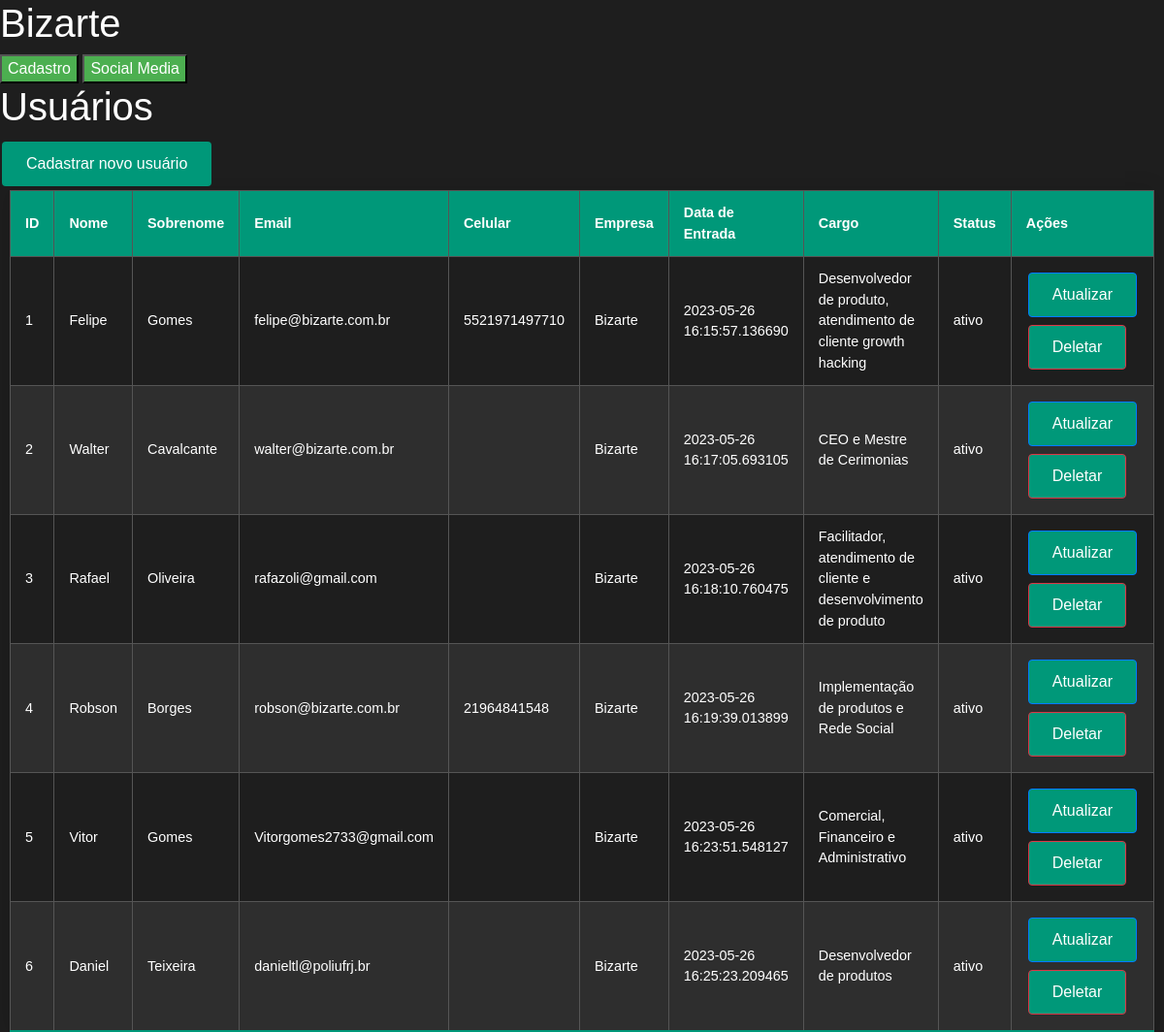
The page /usuarios on the database its author committed.
### models.py (models this page shows)
class Usuario(db.Model):
    id = db.Column(db.Integer, primary_key=True)
    nome = db.Column(db.String(80), nullable=False)
    sobrenome = db.Column(db.String(80), nullable=False)
    email = db.Column(db.String(120), nullable=False)
    celular = db.Column(db.String(20), nullable=False)
    id_empresa = db.Column(db.Integer, db.ForeignKey('empresa.id'), nullable=False)
    empresa = db.relationship('Empresa', backref='usuarios')
    data_entrada = db.Column(db.DateTime, default=datetime.utcnow)
    cargo = db.Column(db.String(80), nullable=False)
    status = db.Column(db.String(20), nullable=False)
    sprint = db.Column(db.String(200))  # Novo campo
    dayling_1 = db.Column(db.String(200))  # Novo campo
    dayling_2 = db.Column(db.String(200))  # Novo campo
    dayling_3 = db.Column(db.String(200))  # Novo campo
    dayling_4 = db.Column(db.String(200))  # Novo campo
    dayling_5 = db.Column(db.String(200))  # Novo campo

class Empresa(db.Model):
    id = db.Column(db.Integer, primary_key=True)
    nome_contato = db.Column(db.String(80))
    email_contato = db.Column(db.String(120))
    telefone_contato = db.Column(db.String(20))
    endereco_empresa = db.Column(db.String(200))
    setor_atuacao = db.Column(db.String(200))
    tamanho_empresa = db.Column(db.String(200))
    descricao_empresa = db.Column(db.Text)
    objetivos_principais = db.Column(db.Text)
    historico_interacoes = db.Column(db.Text)

### app.py (the view)
@app.route('/usuarios', methods=['GET'])
def listar_usuarios():
    usuarios = Usuario.query.all()
    return render_template('listar_usuarios.html', usuarios=usuarios)

### templates/listar_usuarios.html (shortened to what this page needs)
{% extends "base.html" %}
{% block content %}
    <h1>Usuários</h1>
    <a class="btn" href="{{ url_for('cadastrar_usuario') }}">Cadastrar novo usuário</a>
    <table class="styled-table">
        <thead>
            <tr>
                <th>ID</th>
                <th>Nome</th>
                <th>Sobrenome</th>
                <th>Email</th>
                <th>Celular</th>
                <th>Empresa</th>
                <th>Data de Entrada</th>
                <th>Cargo</th>
                <th>Status</th>
                <th>Ações</th>
            </tr>
        </thead>
        <tbody>
            {% for usuario in usuarios %}
            <tr>
                <td>{{ usuario.id }}</td>
                <td>{{ usuario.nome }}</td>
                <td>{{ usuario.sobrenome }}</td>
                <td>{{ usuario.email }}</td>
                <td>{{ usuario.celular }}</td>
                <td>{{ usuario.empresa.nome_contato }}</td>
                <td>{{ usuario.data_entrada }}</td>
                <td>{{ usuario.cargo }}</td>
                <td>{{ usuario.status }}</td>
                <td>
                    <a href="{{ url_for('atualizar_usuario', id=usuario.id) }}" class="btn btn-primary">Atualizar</a>
                    <button type="button" class="btn btn-danger" data-toggle="modal" data-target="#deleteModal{{usuario.id}}">Deletar</button>
                </td>
            </tr>
            {% endfor %}
        </tbody>
    </table>
{% endblock %}

### static/style.css (style rules this page uses)
body { background-color: #1e1e1e; color: #ffffff; font-family: Arial, sans-serif; }
h1, h2, h3, h4, h5, h6 { color: #ffffff; }
a { color: #1e90ff; }
input[type=submit], button { background-color: #4CAF50; color: white; cursor: pointer; }
.styled-table { border-collapse: collapse; margin: 25px 0; font-size: 0.9em; font-family: sans-serif; min-width: 400px; box-shadow: 0 0 20px rgba(0, 0, 0, 0.15); width: 90%; margin: 0 auto; color: #ffffff; background-color: #1e1e1e; }
.styled-table thead tr { background-color: #009879; color: #ffffff; text-align: left; }
.styled-table th, .styled-table td { padding: 12px 15px; border: 1px solid #555555; }
.styled-table tbody tr { border-bottom: 1px solid #555555; }
.styled-table tbody tr:nth-of-type(even) { background-color: #2e2e2e; }
.styled-table tbody tr:last-of-type { border-bottom: 2px solid #009879; }
.btn { color: #fff; background-color: #009879; padding: 10px 24px; text-align: center; text-decoration: none; display: inline-block; font-size: 16px; margin: 4px 2px; transition-duration: 0.4s; cursor: pointer; }

### rows shown on the page
Usuario: id "1", nome "Felipe", sobrenome "Gomes", email "felipe@bizarte.com.br", celular "5521971497710", empresa.nome_contato "Bizarte", data_entrada "2023-05-26 16:15:57.136690", cargo "Desenvolvedor de produto, atendimento de cliente growth hacking", status "ativo"
Usuario: id "2", nome "Walter", sobrenome "Cavalcante", email "walter@bizarte.com.br", empresa.nome_contato "Bizarte", data_entrada "2023-05-26 16:17:05.693105", cargo "CEO e Mestre de Cerimonias", status "ativo"
Usuario: id "3", nome "Rafael", sobrenome "Oliveira", email "rafazoli@gmail.com", empresa.nome_contato "Bizarte", data_entrada "2023-05-26 16:18:10.760475", cargo "Facilitador, atendimento de cliente e desenvolvimento de produto", status "ativo"
Usuario: id "4", nome "Robson", sobrenome "Borges", email "robson@bizarte.com.br", celular "21964841548", empresa.nome_contato "Bizarte", data_entrada "2023-05-26 16:19:39.013899", cargo "Implementação de produtos e Rede Social", status "ativo"
Usuario: id "5", nome "Vitor", sobrenome "Gomes", email "Vitorgomes2733@gmail.com", empresa.nome_contato "Bizarte", data_entrada "2023-05-26 16:23:51.548127", cargo "Comercial, Financeiro e Administrativo", status "ativo"
Usuario: id "6", nome "Daniel", sobrenome "Teixeira", email "danieltl@poliufrj.br", empresa.nome_contato "Bizarte", data_entrada "2023-05-26 16:25:23.209465", cargo "Desenvolvedor de produtos", status "ativo"
